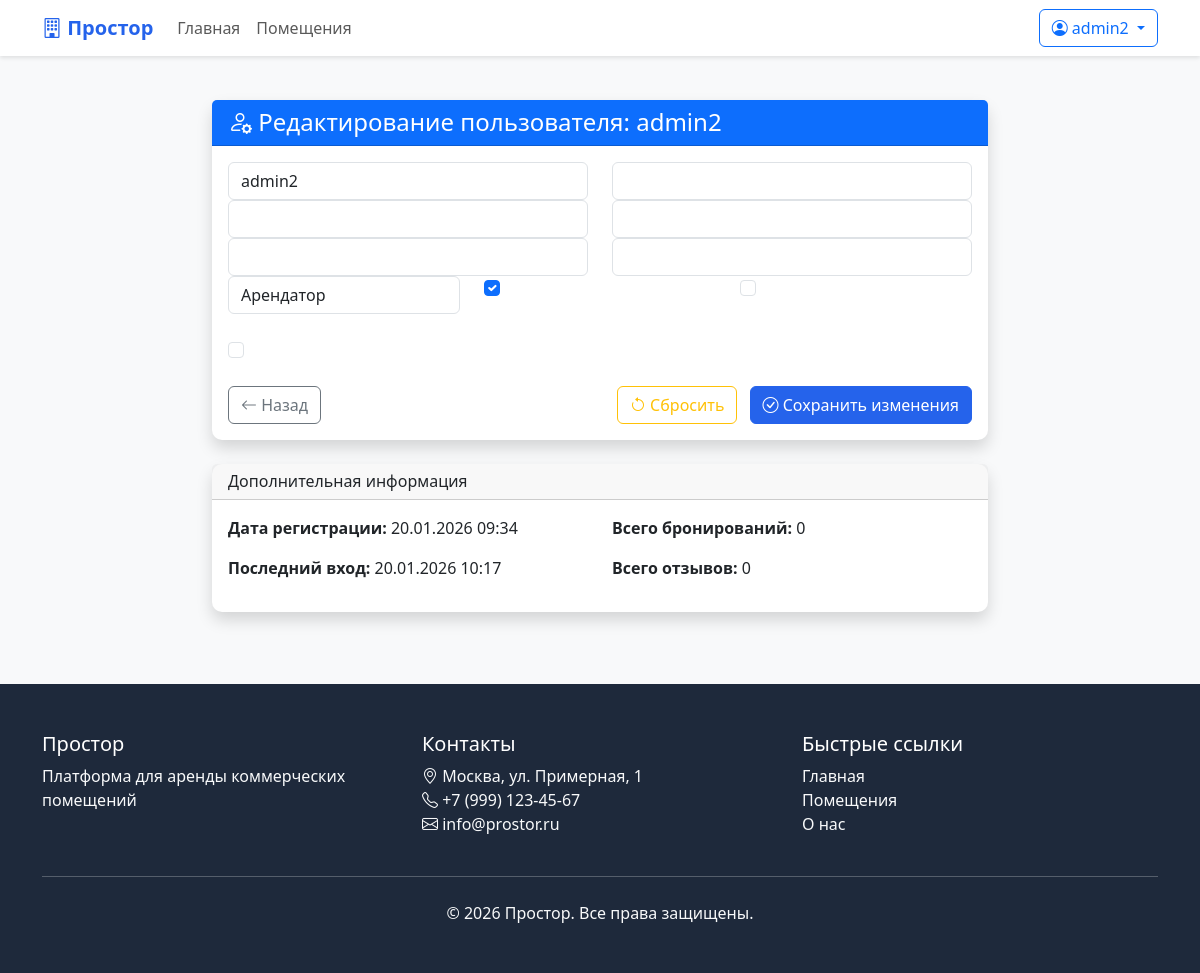
The page /admin-panel/users/edit/4/ (signed in) on the database as committed earlier.
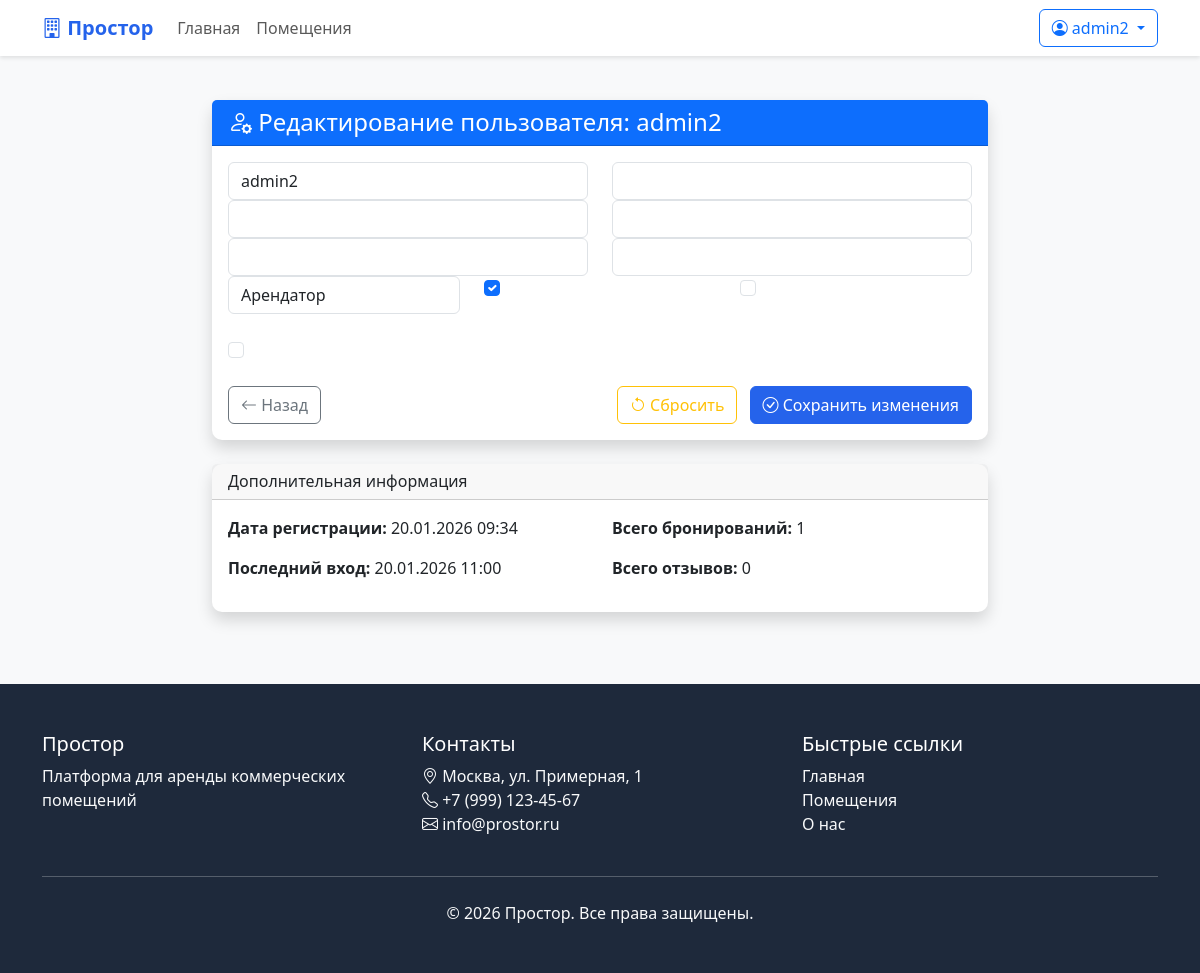
The same page on the database as committed later.
### core/models.py (models this page shows, shortened)
class User(AbstractUser):
    USER_TYPE_CHOICES = (
        ('tenant', 'Арендатор'),
        ('landlord', 'Арендодатель'),
        ('admin', 'Администратор'),
    )
    user_type = models.CharField(max_length=20, choices=USER_TYPE_CHOICES, default='tenant')
    phone = models.CharField(max_length=20, blank=True)
    avatar = models.ImageField(upload_to='users/avatars/', blank=True, null=True)
    company_name = models.CharField(max_length=200, blank=True)
    address = models.TextField(blank=True)
    is_verified = models.BooleanField(default=False)
    created_at = models.DateTimeField(auto_now_add=True)
    class Meta:
        verbose_name = 'Пользователь'
        verbose_name_plural = 'Пользователи'
        db_table = 'custom_user'

### core/views.py (the view)
# urls.py: path('admin-panel/users/edit/<int:user_id>/', views.admin_edit_user, name='admin_edit_user'),
@login_required
@admin_required
def admin_edit_user(request, user_id):
    user = get_object_or_404(User, id=user_id)
    if request.method == 'POST':
        form = AdminUserEditForm(request.POST, instance=user)
        if form.is_valid():
            form.save()
            messages.success(request, f'Пользователь {user.username} обновлен.')
            return redirect('admin_user_management')
    else:
        form = AdminUserEditForm(instance=user)
    return render(request, 'admin/edit_user.html', {'form': form, 'user': user})

### core/views.py (called while the page is built)
def admin_required(view_func):
    @wraps(view_func)
    def wrapper(request, *args, **kwargs):
        if not request.user.is_authenticated or not request.user.is_staff:
            messages.error(request, 'У вас нет прав для доступа к этой странице.')
            return redirect('dashboard')
        return view_func(request, *args, **kwargs)
    return wrapper

### templates/admin/edit_user.html (shortened to what the changed rows need)
{% extends 'base.html' %}
{% load crispy_forms_tags %}
{% block content %}
<div class="container-fluid py-4">
    <div class="row">
        <div class="col-lg-8 mx-auto">
            <div class="card shadow">
                <div class="card-header bg-primary text-white">
                    <h4 class="mb-0">
                        <i class="bi bi-person-gear"></i> Редактирование пользователя: {{ user.username }}
                    </h4>
                </div>
                <div class="card-body">
                    <form method="post">
                        <div class="row">
                            <div class="col-md-6">
                                {{ form.username|as_crispy_field }}
                            </div>
                            <div class="col-md-6">
                                {{ form.email|as_crispy_field }}
                            </div>
                        </div>
                        <div class="row">
                            <div class="col-md-6">
                                {{ form.first_name|as_crispy_field }}
                            </div>
                            <div class="col-md-6">
                                {{ form.last_name|as_crispy_field }}
                            </div>
                        </div>
                        <div class="row">
                            <div class="col-md-6">
                                {{ form.phone|as_crispy_field }}
                            </div>
                            <div class="col-md-6">
                                {{ form.company_name|as_crispy_field }}
                            </div>
                        </div>
                        <div class="row">
                            <div class="col-md-4">
                                {{ form.user_type|as_crispy_field }}
                            </div>
                            <div class="col-md-4">
                                {{ form.is_active|as_crispy_field }}
                            </div>
                            <div class="col-md-4">
                                {{ form.is_staff|as_crispy_field }}
                            </div>
                        </div>
                        <div class="mt-4">
                            {{ form.is_superuser|as_crispy_field }}
                        </div>
                    </form>
                </div>
            </div>
            <div class="card shadow mt-4">
                <div class="card-body">
                    <div class="row">
                        <div class="col-md-6">
                            <p><strong>Дата регистрации:</strong> {{ user.date_joined|date:"d.m.Y H:i" }}</p>
                            <p><strong>Последний вход:</strong> {{ user.last_login|date:"d.m.Y H:i"|default:"Никогда" }}</p>
                        </div>
                        <div class="col-md-6">
                            <p><strong>Всего бронирований:</strong> {{ user.booking_set.count }}</p>
                            <p><strong>Всего отзывов:</strong> {{ user.review_set.count }}</p>
                        </div>
                    </div>
                </div>
            </div>
        </div>
    </div>
</div>
{% endblock %}

### templates/base.html (shortened to what this page needs)
<!DOCTYPE html>
<html lang="ru">
<head>
    <link href="https://cdn.jsdelivr.net/npm/bootstrap@5.3.0/dist/css/bootstrap.min.css" rel="stylesheet">
    <link rel="stylesheet" href="https://cdn.jsdelivr.net/npm/bootstrap-icons@1.10.0/font/bootstrap-icons.css">
</head>
<body>
    <nav class="navbar navbar-expand-lg navbar-light bg-white fixed-top">
        <div class="container">
            <a class="navbar-brand" href="{% url 'home' %}">
                <i class="bi bi-building"></i> Простор
            </a>
            <div class="collapse navbar-collapse" id="navbarNav">
                <ul class="navbar-nav me-auto">
                    <li class="nav-item">
                        <a class="nav-link" href="{% url 'home' %}">Главная</a>
                    </li>
                    <li class="nav-item">
                        <a class="nav-link" href="{% url 'property_list' %}">Помещения</a>
                    </li>
                </ul>
                <div class="d-flex">
                    {% if user.is_authenticated %}
                        <div class="dropdown">
                            <button class="btn btn-outline-primary dropdown-toggle" type="button" data-bs-toggle="dropdown">
                                <i class="bi bi-person-circle"></i> {{ user.username }}
                            </button>
                        </div>
                    {% else %}
                        <a href="{% url 'login' %}" class="btn btn-outline-primary me-2">Войти</a>
                        <a href="{% url 'register' %}" class="btn btn-primary">Регистрация</a>
                    {% endif %}
                </div>
            </div>
        </div>
    </nav>
    <main>
        {% block content %}{% endblock %}
    </main>
    <footer class="py-5 mt-5">
        <div class="container">
            <div class="row">
                <div class="col-md-4">
                    <h5>Простор</h5>
                    <p class="text-light">Платформа для аренды коммерческих помещений</p>
                </div>
                <div class="col-md-4">
                    <h5>Контакты</h5>
                    <ul class="list-unstyled text-light">
                        <li><i class="bi bi-geo-alt"></i> Москва, ул. Примерная, 1</li>
                        <li><i class="bi bi-telephone"></i> +7 (999) 123-45-67</li>
                        <li><i class="bi bi-envelope"></i> info@prostor.ru</li>
                    </ul>
                </div>
                <div class="col-md-4">
                    <h5>Быстрые ссылки</h5>
                    <ul class="list-unstyled">
                        <li><a href="{% url 'home' %}" class="text-light text-decoration-none">Главная</a></li>
                        <li><a href="{% url 'property_list' %}" class="text-light text-decoration-none">Помещения</a></li>
                        <li><a href="#" class="text-light text-decoration-none">О нас</a></li>
                    </ul>
                </div>
            </div>
            <hr class="my-4 text-light">
            <div class="text-center">
                <p class="text-light mb-0">&copy; 2026 Простор. Все права защищены.</p>
            </div>
        </div>
    </footer>
</body>
</html>

Rows that differ between the two databases and show on the page:
changed User "admin2": last_login "20.01.2026 10:17" → "20.01.2026 11:00"; booking_set.count "0" → "1"
